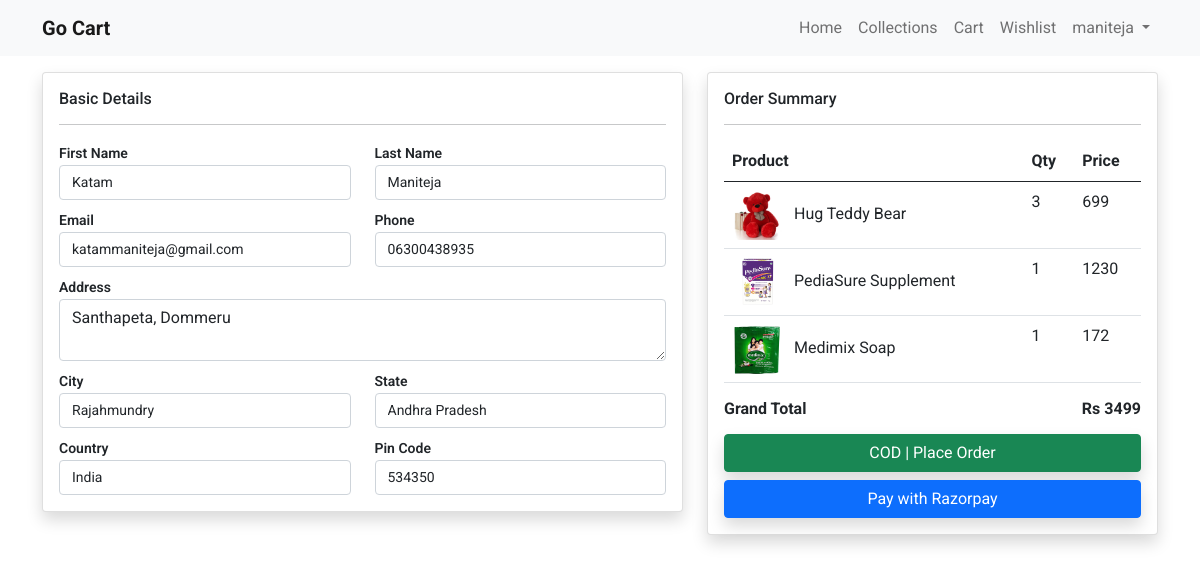
The page /checkout (signed in) on the database as committed earlier.
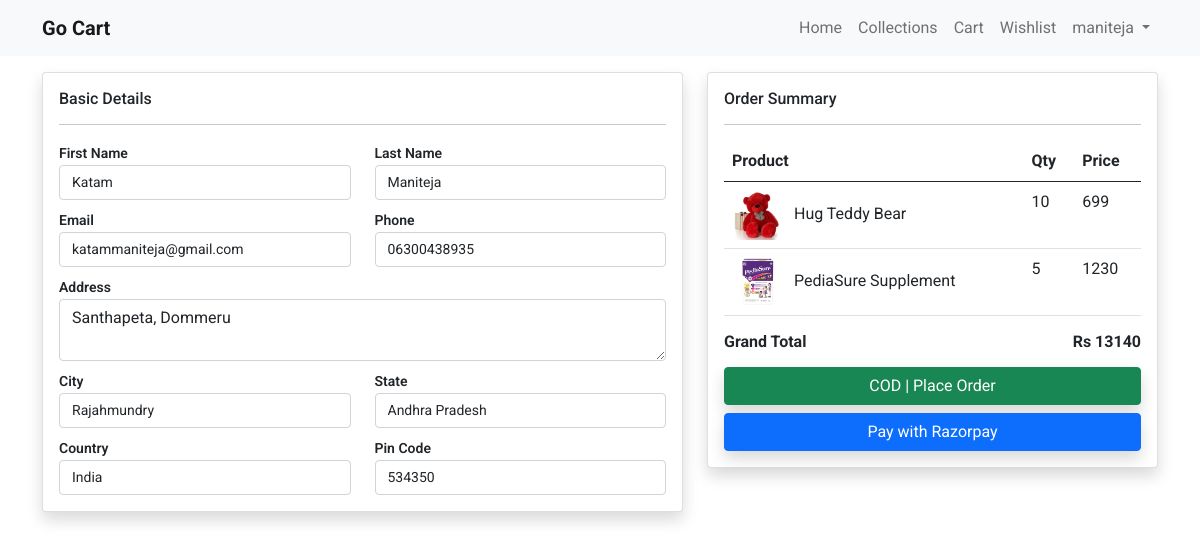
The same page on the database as committed later.
### store/models.py (models this page shows, shortened)
class Cart(models.Model):
    user=models.ForeignKey(User, on_delete=models.CASCADE)
    product=models.ForeignKey(Products, on_delete=models.CASCADE)
    product_qty=models.IntegerField(null=False,blank=False)
    created_at=models.DateTimeField(auto_now_add=True)

class Products(models.Model):
    category=models.ForeignKey(Categories, on_delete=models.CASCADE)
    slug=models.CharField(max_length=150,null=False,blank=False)
    name=models.CharField(max_length=150,null=False,blank=False)
    product_image=models.ImageField(upload_to=get_file_path,blank=True,null=True)
    small_description=models.TextField(max_length=1000,null=False,blank=False)
    quantity=models.IntegerField(null=False,blank=False)
    description=models.TextField(null=True,blank=True)
    selling_price=models.FloatField(null=False,blank=False)
    status=models.BooleanField(default=False,help_text="0=default, 1=Hidden")
    trending=models.BooleanField(default=False,help_text="0=default, 1=Trending")
    tag=models.CharField(max_length=150,null=True,blank=True)
    created_at=models.DateTimeField(auto_now_add=True)

### store/controller/checkout.py (the view)
# urls.py: path('checkout',checkout.index,name='checkout'),
def index(request):
    rawcart=Cart.objects.filter(user=request.user)
    for item in rawcart:
        if item.product_qty>item.product.quantity:
            Cart.objects.delete(id=item.id)
    cartitems=Cart.objects.filter(user=request.user)
    total_price=0
    for item in cartitems:
        total_price+=item.product.selling_price*item.product_qty
    userprofile=Profile.objects.filter(user=request.user).first()
    context={'cartitems':cartitems,'total_price':total_price,'userprofile':userprofile}
    return render(request,'store/checkout.html',context)

### store/templates/store/checkout.html (shortened to what the changed rows need)
{% extends 'store/layouts/main.html' %}
{% block content %}
<div class="container mt-3">
    <form action="{% url 'placeorder' %}" method="post">
        <div class="row">
            <div class="col-md-5">
                <div class="card shadow">
                    <div class="card-body">
                        {% if cartitems %}
                        <table class="table table-stripeds table-bordereds">
                            <thead>
                                <tr>
                                    <th>Product</th>
                                    <th>Qty</th>
                                    <th>Price</th>
                                </tr>
                            </thead>
                            <tbody>
                                {% for item in cartitems %}
                                <tr>
                                    <td>
                                        <img src="{{ item.product.product_image.url }}" class="me-2" height="50px" width="50px" alt="">
                                        {{item.product.name}}
                                    </td>
                                    <td>{{item.product_qty}}</td>
                                    <td>{{item.product.selling_price| stringformat:'d'}}</td>
                                </tr>
                                {% endfor %}
                            </tbody>
                        </table>
                        <h6 class="fw-bold">Grand Total
                            <span class="float-end">Rs {{total_price| stringformat:'d'}}</span>
                        </h6>
                        <div class="mt-3">
                            <button type="submit" class="btn btn-success w-100">COD | Place Order</button>
                            <button type="button" class="btn btn-primary payWithRazorpay w-100 mt-2">Pay with Razorpay</button>
                        </div>
                        {% else %}
                        <h4>Your cart is empty</h4>
                        {% endif %}
                    </div>
                </div>
            </div>
        </div>
    </form>
</div>
{% endblock content %}

Rows that differ between the two databases and show on the page:
removed Cart: product.product_image (picture), product.name "Medimix Soap", product_qty "1", product.selling_price "172"
changed Cart "Hug Teddy Bear": product_qty "3" → "10"
changed Cart "PediaSure Supplement": product_qty "1" → "5"
Other text that changed with them:
{{ total_price| stringformat:'d' }}: "3499" → "13140"
